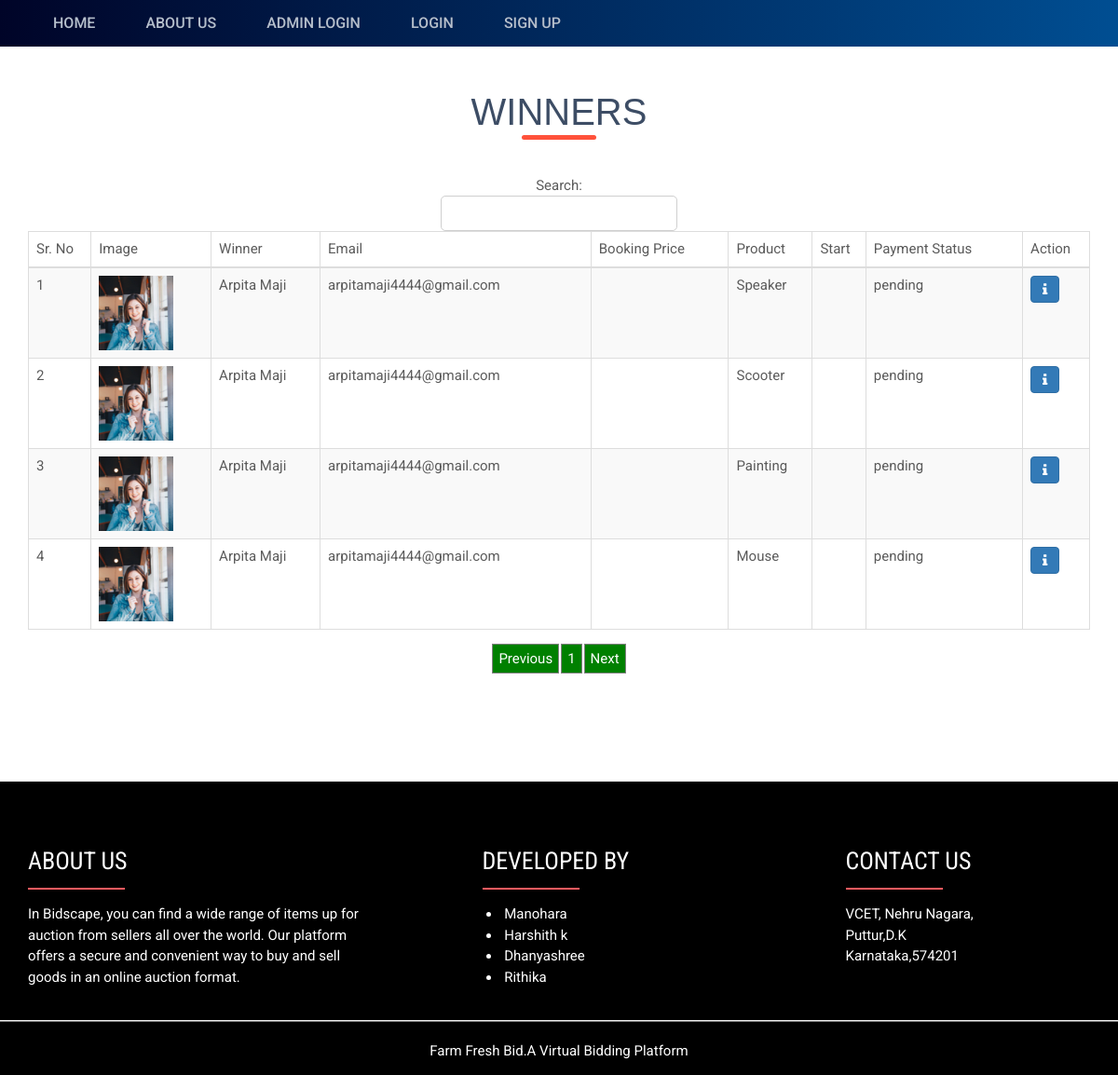
The page /meetwinners/ on the database its author committed.
### bid_app/models.py (models this page shows, shortened)
class Product(models.Model):
    status = models.CharField(max_length=100, null=True, default='pending')  # Status of the product
    bid_type = models.CharField(max_length=100, null=True)  # Auction type (Auction or Tender)
    payment_status = models.CharField(max_length=100, null=True, default='pending')  # Payment status
    winner = models.ForeignKey(User, on_delete=models.CASCADE, null=True, blank=True, related_name='winner')  # Winner of the auction
    user = models.ForeignKey(User, on_delete=models.CASCADE, null=True, blank=True, related_name='seller')  # Seller of the product
    name = models.CharField(max_length=100, null=True)  # Product name
    base_price = models.DecimalField(max_digits=10, decimal_places=2, null=True)  # Base price of the product
    quantity = models.DecimalField(max_digits=10, decimal_places=2, null=True)  # Quantity in kg
    images = models.ImageField(upload_to='product_images/', null=True)  # Product images
    start_session_date = models.DateTimeField(null=True, blank=True)  # Start date for the auction
    end_session_date = models.DateTimeField(null=True, blank=True)  # End date for the auction
    parameter = models.TextField(null=True, default="{}")  # Parameters related to the product
    description = models.TextField(null=True, blank=True)  # Product description
    comment = models.TextField(null=True, blank=True)  # Comments related to the product
    created = models.DateTimeField(auto_now_add=True, null=True, blank=True)  # Timestamp for when the product was created
    category = models.ForeignKey(Category, on_delete=models.CASCADE, null=True, blank=True)  # Category of the product

class AuctionUser (models.Model):
    user = models.ForeignKey(User, on_delete=models.CASCADE, null=True, blank=True)
    dob = models.DateField(null=True, blank=True)
    address = models.CharField(max_length=100, null=True, blank=True)
    contact = models.CharField(max_length=10, null=True, blank=True)
    image = models.ImageField(upload_to='profile_images/', null=True, blank=True)
    user_type = models.CharField(max_length=100, null=True, blank=True)
    status = models.CharField(max_length=100, null=True, blank=True, default="pending")
    membership = models.ForeignKey('Member_fee', on_delete=models.CASCADE, null=True, blank=True)  # Ensure Member_fee is defined
    created = models.DateTimeField(auto_now_add=True)
    adhar_card = models.FileField(null=True, blank=True)
    pan_card = models.FileField(null=True, blank=True)
    bank_statement = models.FileField(null=True, blank=True)
    adhar_number = models.CharField(max_length=100, null=True, blank=True)
    pan_number = models.CharField(max_length=100, null=True, blank=True)
    account_number = models.CharField(max_length=100, null=True, blank=True)
    email_verification = models.BooleanField(null=True, blank=True)
    otp = models.CharField(max_length=100, null=True, blank=True)

### bid_app/views.py (the view, shortened to what this page needs)
# urls.py: path('meetwinners/', meetwinners, name='meetwinners'),
def meetwinners(request):
    product = Product.objects.filter().exclude(winner=None)
    return render(request, 'meetwinners.html', {'product': product})

### bid_app/templates/meetwinners.html (shortened to what this page needs)
{% extends 'index.html' %}
{% load static %}
{% block body %}
  <link rel = stylesheet href="https://cdn.datatables.net/1.10.23/css/dataTables.bootstrap.min.css">
<div id="inner_banner" class="inner_banner_section">
  <div class="container">
    <div class="breadcrumbs">
          <h3 class="title" style="text-transform: uppercase; font-size: 40px; margin-top: 40px; font-family: 'Trebuchet MS', Arial, sans-serif;">Winners</h3>
    </div>
  </div>
</div>
<br>
    <center>
    <div class="container" style ="margin-bottom : 10%">
      <table id="example" class="table table-striped table-bordered" cellspacing="0" width="100%">
        <thead>
          <tr>
            <th>Sr. No</th>
            <th>Image</th>
            <th>Winner</th>
            <th>Email</th>
            <th>Booking Price</th>
            <th>Product</th>
            <th>Start</th>
            <th>Payment Status</th>
            <th>Action</th>
          </tr>
        </thead>
        <tbody>
        {% for i in product %}
          <tr>
              <td>{{forloop.counter}}</td>
              <td>
                  <img src="{{i.winner.auctionuser_set.all.0.image.url}}" style="width:80px">
              </td>
              <td>{{i.winner.first_name}} {{i.winner.last_name}}</td>
              <td>{{i.winner.email}}</td>
              <td>{{i.final_price}}</td>
              <td>{{i.name}}</td>
              <td>{{i.session}}</td>
              <td>{{i.payment_status}}</td>
                <td>
                    <a href="{% url 'product_detail' i.id %}">
                        <i class="fa fa-info btn btn-primary" ></i>
                    </a>
              </td>
          </tr>
        {% empty %}
          <tr>
              <td colspan="9">Data Not found</td>
          </tr>
    {% endfor %}
    </tbody>
</table>
 </div></center>
{% endblock %}

### bid_app/templates/index.html (shortened to what this page needs)
<!DOCTYPE html>
{% load static %}
<html class="no-js">
<head id="Head1">
<link rel="stylesheet" href="{% static 'assets/plugins/bootstrap/css/bootstrap.min.css' %}" />
<link rel="stylesheet" href="{% static 'assets/plugins/font-awesome/css/font-awesome.min.css' %}" />
<link rel="stylesheet" href="{% static 'css/style.css' %}" />
<link rel="stylesheet" href="{% static 'css/vendor/venobox.css' %}" />
<link rel="stylesheet" href="{% static 'css/rain.style.css' %}" />
<link rel="stylesheet" href="{% static 'css/responsive.css' %}" />
    </head>
</head>
<body class="home">
                <div class="navigation-row">
                    <nav id="mainmenu">
                        <div class="wrap">
                            <ul>
                                {% if request.user.is_authenticated and request.user.auctionuser_set.all.0.user_type == "Seller" %}
                                <li><a href="/" title="Auction-Home">Home</a></li>
                                    <li><a href="/add_product" title="Add Bid">Add Bid</a></li>
                                    <li><a href="/view_product" title="View Bid">My Product</a></li>
                                    <li><a href="/meetwinners/" title="Meet Winners">Winners</a></li>
                                    <li><a href="/all_product/" title="Hot Products">All Products</a></li>
                                    <li><a href="/profile/{{request.user.id}}" title="My Profile">My Profile</a></li>
                                    <li><a href="/logout" title="Logout">Log out</a></li>
                                    <div class="user-login">
                                        <p style="color:white">{{request.user.first_name}} ({{request.user.auctionuser_set.all.0.user_type}})</p>
                                    </div>
                                {% else %}
                                    <li><a href="/" title="Auction-Home">Home</a></li>
                                    <li><a href="/about" title="About Us">About Us</a></li>
                                    <li><a href="/loginadmin" title="Login">Admin Login</a></li>
                                    <li><a href="/login" title="Login">Login</a></li>
                                    <li><a href="/signup" title="Signup">Sign up</a></li>
                                {% endif %}
                            </ul>
                        </div>
                    </nav>
                </div>
           {% block body %}
           {% endblock %}
                        <footer id="footer" class="footer-1" style="color: white;background-color: black;">
                            <div class="main-footer widgets-dark typo-light">
                            <div class="container">
                            <div class="row">
                              <div class="col-xs-12 col-sm-6 col-md-4">
                            <div class="widget subscribe no-box ">
                            <h5 class="widget-title about" style="color:white;">ABOUT US</h5>
                            <p>In Bidscape, you can find a wide range of items up for auction from sellers all over the world. Our platform offers a secure and convenient way to buy and sell goods in an online auction format.
                            </p>
                            </div>
                            </div>
                            <div class="col-xs-12 col-sm-6 col-md-1">
            </div>
                            <div class="col-xs-12 col-sm-6 col-md-3">
                            <div class="widget no-box">
                            <h5 class="widget-title about" style="color:white;">DEVELOPED BY</h5>
                            <ul class="thumbnail-widget">
                            <li>
                            <div class="thumb-content">&nbsp;Manohara</div>
                            </li>
                            <li>
                            <div class="thumb-content">&nbsp;Harshith k</div>
                            </li>
                            <li>
                                <div class="thumb-content">&nbsp;Dhanyashree</div>
                            </li>
                            <li>
                                <div class="thumb-content">&nbsp;Rithika</div>
                            </li>
                            </ul>
                            </div>
                            </div>
                            <div class="col-xs-12 col-sm-6 col-md-1">
            </div>
                            <div class="col-xs-12 col-sm-6 col-md-3">
                            <div class="widget no-box">
                            <h5 class="widget-title about" style="color:white;">CONTACT US</h5>
                                        <p>VCET, Nehru Nagara,<br>Puttur,D.K<br>Karnataka,574201</p>
                            </div>
                            </div>
                            </div>
                            </div>
                              <hr style="height:0.5px;color:gray;background-color:gray;">
                            <div class="footer-copyright">
                            <div class="container">
                            <div class="row">
                            <div class="col-md-12 text-center">
                            <p>Farm Fresh Bid.A Virtual Bidding Platform</p>
                            </div>
                            </div>
                            </div>
                            </div>
                            </footer>
</body>
</html>

### bid_app/static/css/style.css (style rules this page uses)
html, body, div, span, applet, object, iframe, h1, h2, h3, h4, h5, h6, p, pre, a, abbr, acronym, address, big, cite, code, del, dfn, img, ins, kbd, q, s, samp, strike,tt, var, b, u, i, center, dl, dt, dd, ol, ul, li, fieldset, form, label, legend, table, caption, tbody, tfoot, thead, tr, th, td, article, aside, canvas, details, embed, figure, figcaption, footer, header, hgroup, menu, nav, output, ruby, section, summary, time, mark, audio, video { margin:0; padding:0; border:0; font-size:100%; font:inherit; vertical-align:baseline; }
article, aside, details, figcaption, figure, footer, header, hgroup, menu, nav, section { display:block; }
body { line-height:1; }
table { border-collapse:collapse; border-spacing:0; }
ul { list-style:disc; margin:0; padding:0 0 0 20px; margin:10px 0 15px; }
ul li { margin:0; padding:0; }
* { -webkit-box-sizing:border-box; -moz-box-sizing:border-box; -o-box-sizing:border-box; -ms-box-sizing:border-box; box-sizing:border-box; }
*:before, *:after { -webkit-box-sizing:border-box; -moz-box-sizing:border-box; -o-box-sizing:border-box; -ms-box-sizing:border-box; box-sizing:border-box; }
html, body { -webkit-font-smoothing:antialiased; -webkit-text-size-adjust:100%; height:100% }
body { font:15px/1.5 "Roboto", Helvetica,Arial,sans-serif; font-weight:400; color:#5b5b5b; }
img { vertical-align:top; border:0; }
a, input[type="button"], input[type="submit"], button { -moz-transition:background-color 550ms cubic-bezier(0.450, 1.000, 0.320, 1.000), color 550ms cubic-bezier(0.450, 1.000, 0.320, 1.000); -webkit-transition:background-color 550ms cubic-bezier(0.450, 1.000, 0.320, 1.000), color 550ms cubic-bezier(0.450, 1.000, 0.320, 1.000); -o-transition:background-color 0.2s ease-in, color 0.2s ease-in; -ms-transition:background-color 550ms cubic-bezier(0.450, 1.000, 0.320, 1.000), color 550ms cubic-bezier(0.450, 1.000, 0.320, 1.000); transition:background-color 550ms cubic-bezier(0.450, 1.000, 0.320, 1.000), color 550ms cubic-bezier(0.450, 1.000, 0.320, 1.000); }
a { color:#e28133; text-decoration:none; }
p { margin:0 0 15px 0; }
h1,h2, h3, h4, h5, h6 { line-height:1.2; margin:0 0 15px; -webkit-font-smoothing:antialiased; -moz-font-smoothing:antialiased; -ms-font-smoothing:antialiased; font-smoothing:antialiased; color:#3d4d65; font-family:"Roboto Condensed", Helvetica,Arial,sans-serif; }
h3 { font-size:40px; }
h5 { font-size:26px; }
.cf:before, .cf:after,.wrap:after,.wrap:before, .tabcontent:before, .tabcontent:after, .formlist li:before, .formlist li:after, .bid-credit-row:before, .bid-credit-row:after, .auction-status-row:before, .auction-status-row:after, .auction-info li:before, .auction-info li:after { content:""; display:table; }
.cf:after,.wrap:after, .tabcontent:after, .formlist li:after, .bid-credit-row:after, .auction-status-row:after, .auction-info li:after { clear:both; }
.cf,.wrap, .formlist li, .bid-credit-row, .auction-status-row, .auction-info li { zoom:1; }
.wrap { max-width:1170px; width:100%; margin:0 auto; }
#mainmenu { background: #000428; background: -webkit-linear-gradient(to left, #004e92, #000428); background: linear-gradient(to left, #004e92, #000428); }
#mainmenu ul { margin:0; padding:0; list-style:none; }
#mainmenu li { float:left; }
#mainmenu li a { display:block; line-height:50px; color:#b5becb; font-size:16px; text-transform:uppercase; font-weight:500; padding:0 27px; text-shadow:0 0 1px rgba(61,77,101,0.25); }
#mainmenu a::after { content: ''; position: absolute; width: 100%; transform: scaleX(0); height: 2px; bottom: 0; left: 0; background-color: #f0f3f8; transform-origin: bottom right; transition: transform 0.25s ease-out; }
#footer { background:#000428; position:relative; z-index:3; padding:70px 0 0; }
.title { position: relative; line-height: 70px; }
.title::after { content: ''; background: #ff523b; width: 100px; height: 5px; border-radius: 10px; position: absolute; bottom: 0; left: 50%; transform: translateX(-50%); }

### bid_app/static/css/responsive.css (style rules this page uses)
@media only screen and (min-width: 768px) { .user-login form, #mainmenu ul, .account-bar > ul { display:block !important; } }
@media only screen and (min-width: 1001px) and (max-width: 1200px) { .wrap { width:auto; padding:0 15px; } }
@media only screen and (min-width: 1001px) and (max-width: 1200px) { img { max-width: 100%; width:auto; height:auto; } }

### bid_app/templates/index.html (style rules this page uses)
.about:after { content:""; display:block; width: 4em; max-width:70%; border-bottom: 0.1em solid #FF5A5F; margin: 0.5em 0 0.5em 0; }

### rows shown on the page
Product: winner.auctionuser_set.all.0.image (picture), winner.first_name "Arpita", winner.last_name "Maji", winner.email "arpitamaji4444@gmail.com", name "Speaker", payment_status "pending"
Product: winner.auctionuser_set.all.0.image (picture), winner.first_name "Arpita", winner.last_name "Maji", winner.email "arpitamaji4444@gmail.com", name "Scooter", payment_status "pending"
Product: winner.auctionuser_set.all.0.image (picture), winner.first_name "Arpita", winner.last_name "Maji", winner.email "arpitamaji4444@gmail.com", name "Painting", payment_status "pending"
Product: winner.auctionuser_set.all.0.image (picture), winner.first_name "Arpita", winner.last_name "Maji", winner.email "arpitamaji4444@gmail.com", name "Mouse", payment_status "pending"
